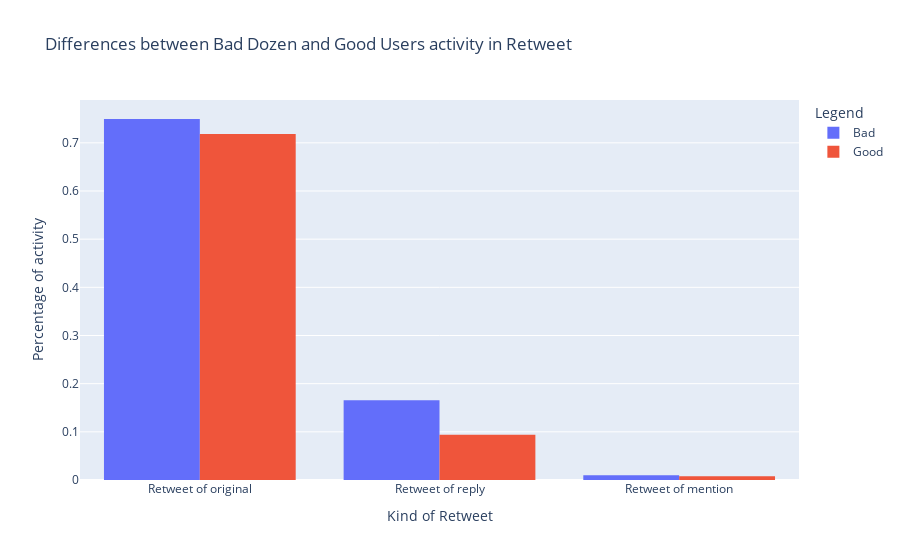

Notebook code cell kept with this figure:
### Code cell
bad_values = [(len_retweet_original_bad/len_rt_bad), (len_retweet_reply_bad/len_rt_bad), (len_retweet_mention_bad/len_rt_bad)]
good_values = [(len_retweet_original_good/len_rt_good), (len_retweet_reply_good/len_rt_good), (len_retweet_mention_good/len_rt_good)]
labels = ["Retweet of original", "Retweet of reply", "Retweet of mention",]

fig = go.Figure()
fig.add_trace(go.Histogram(histfunc="sum", y=bad_values, x=labels, name="Bad"))
fig.add_trace(go.Histogram(histfunc="sum", y=good_values, x=labels, name="Good"))
fig.update_layout(
    title="Differences between Bad Dozen and Good Users activity in Retweet",
    xaxis_title="Kind of Retweet",
    yaxis_title="Percentage of activity",
    legend_title="Legend")
fig.show()

### Figure 1 — Plotly figure (JSON) as saved in the notebook; plotly's stock layout.template omitted (floating-point values rounded to 4 significant figures)
{"data": [{"histfunc": "sum", "name": "Bad", "type": "histogram", "x": ["Retweet of original", "Retweet of reply", "Retweet of mention"], "y": [0.7495, 0.1655, 0.00988]}, {"histfunc": "sum", "name": "Good", "type": "histogram", "x": ["Retweet of original", "Retweet of reply", "Retweet of mention"], "y": [0.7183, 0.09405, 0.00766]}], "layout": {"legend": {"title": {"text": "Legend"}}, "title": {"text": "Differences between Bad Dozen and Good Users activity in Retweet"}, "xaxis": {"title": {"text": "Kind of Retweet"}}, "yaxis": {"title": {"text": "Percentage of activity"}}}}
